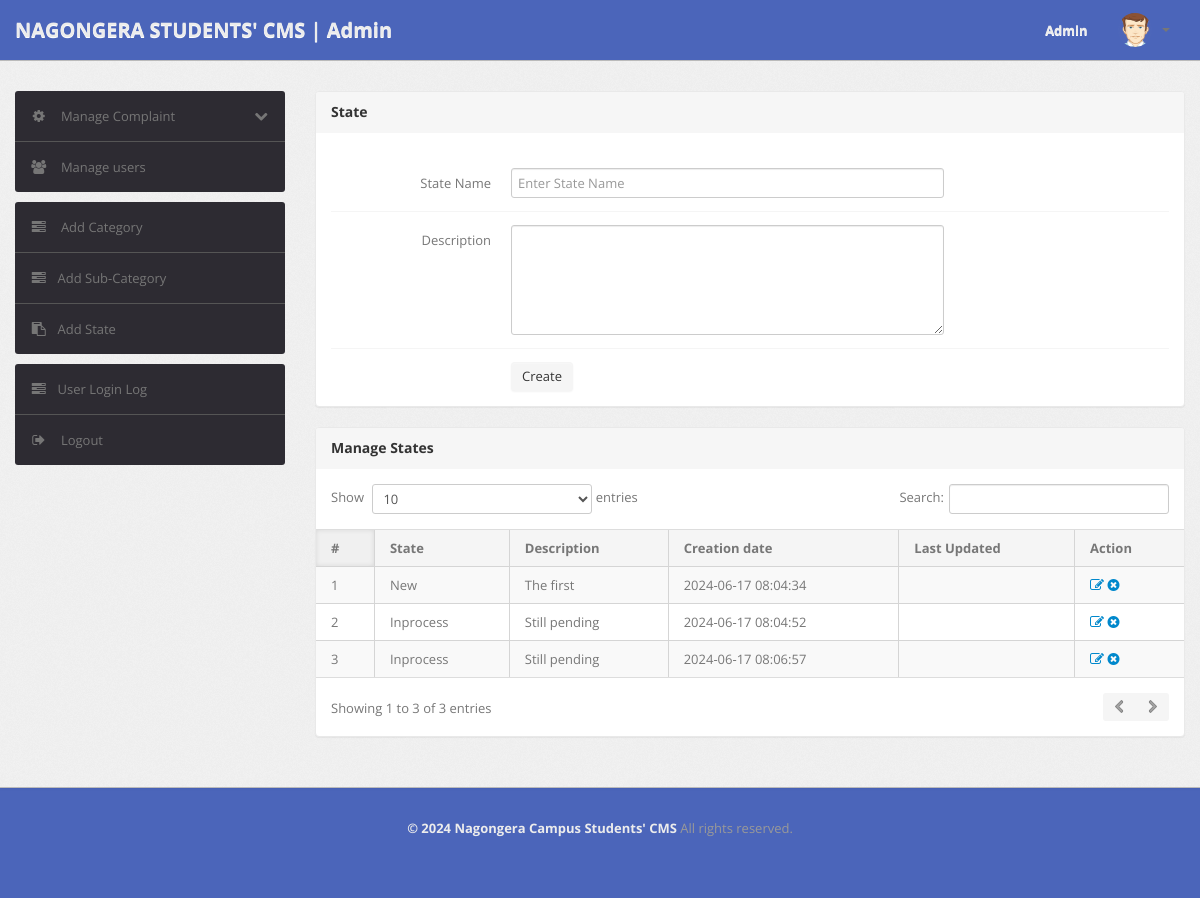
The app's page /admin/state.php (signed in) with its own data.
### tables this page shows
CREATE TABLE `state` (
  `id` int(11) NOT NULL,
  `stateName` varchar(255) NOT NULL,
  `stateDescription` tinytext NOT NULL,
  `postingDate` timestamp NOT NULL DEFAULT current_timestamp(),
  `updationDate` varchar(255) NOT NULL
);

### admin/state.php (the view, shortened to what this page needs)
<?php
include('include/config.php');
if(strlen($_SESSION['alogin'])==0)
	{
header('location:index.php');
}
else{
?>
<!DOCTYPE html>
<html lang="en">
<head>
	<link type="text/css" href="bootstrap/css/bootstrap.min.css" rel="stylesheet">
	<link type="text/css" href="bootstrap/css/bootstrap-responsive.min.css" rel="stylesheet">
	<link type="text/css" href="css/theme.css" rel="stylesheet">
	<link type="text/css" href="images/icons/css/font-awesome.css" rel="stylesheet">
</head>
<body>
<?php include('include/header.php');?>
	<div class="wrapper">
		<div class="container">
			<div class="row">
<?php include('include/sidebar.php');?>
			<div class="span9">
					<div class="content">
						<div class="module">
							<div class="module-head">
								<h3>State</h3>
							</div>
							<div class="module-body">
									<br />
			<form class="form-horizontal row-fluid" name="Category" method="post" >
<div class="control-group">
<label class="control-label" for="basicinput">State Name</label>
<div class="controls">
<input type="text" placeholder="Enter State Name"  name="state" class="span8 tip" required>
</div>
</div>
<div class="control-group">
											<label class="control-label" for="basicinput">Description</label>
											<div class="controls">
												<textarea class="span8" name="description" rows="5"></textarea>
											</div>
										</div>
	<div class="control-group">
											<div class="controls">
												<button type="submit" name="submit" class="btn">Create</button>
											</div>
										</div>
									</form>
							</div>
						</div>
	<div class="module">
							<div class="module-head">
								<h3>Manage States</h3>
							</div>
							<div class="module-body table">
								<table cellpadding="0" cellspacing="0" border="0" class="datatable-1 table table-bordered table-striped	 display" width="100%">
									<thead>
										<tr>
											<th>#</th>
											<th>State</th>
											<th>Description</th>
											<th>Creation date</th>
											<th>Last Updated</th>
											<th>Action</th>
										</tr>
									</thead>
									<tbody>
<?php $query=mysqli_query($bd, "select * from state");
$cnt=1;
while($row=mysqli_fetch_array($query))
{
?>
										<tr>
											<td><?php echo htmlentities($cnt);?></td>
											<td><?php echo htmlentities($row['stateName']);?></td>
											<td><?php echo htmlentities($row['stateDescription']);?></td>
											<td> <?php echo htmlentities($row['postingDate']);?></td>
											<td><?php echo htmlentities($row['updationDate']);?></td>
											<td>
											<a href="edit-state.php?id=<?php echo $row['id']?>" ><i class="icon-edit"></i></a>
											<a href="state.php?id=<?php echo $row['id']?>&del=delete" onClick="return confirm('Are you sure you want to delete?')"><i class="icon-remove-sign"></i></a></td>
										</tr>
										<?php $cnt=$cnt+1; } ?>
								</table>
							</div>
						</div>
					</div>
				</div>
			</div>
		</div>
	</div>
<?php include('include/footer.php');?>
</body>
<?php } ?>

### records on screen
state: stateName "New", stateDescription "The first", postingDate "2024-06-17 08:04:34"
state: stateName "Inprocess", stateDescription "Still pending", postingDate "2024-06-17 08:04:52"
state: stateName "Inprocess", stateDescription "Still pending", postingDate "2024-06-17 08:06:57"
